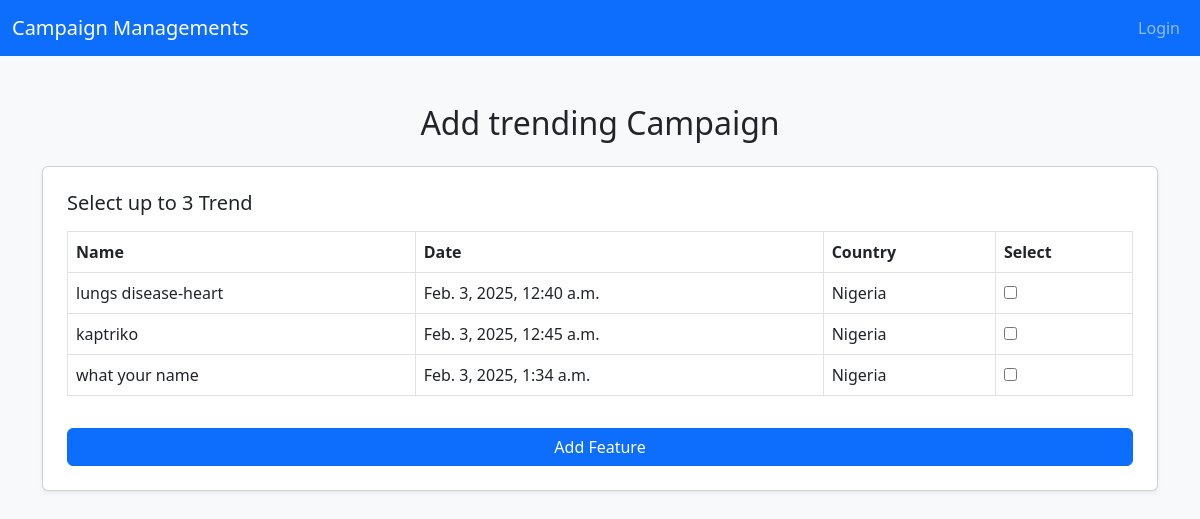
/admix/trending, run on an earlier commit of the app's database.
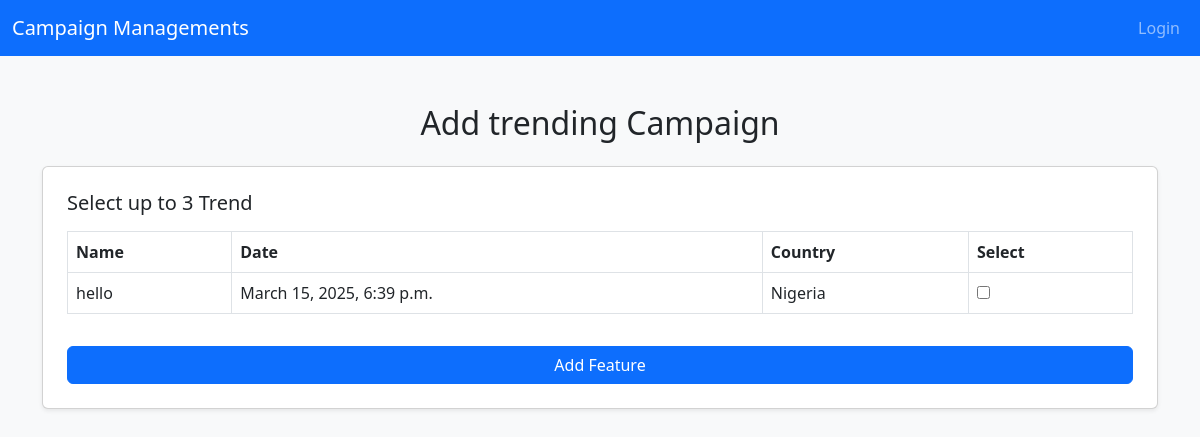
And on a later commit of the database.
### base/models.py (models this page shows, shortened)
class Campaign(models.Model):
    CATEGORY_CHOICES = [
        ('organisation/charity/npo/pbo', 'Organisation/Charity/NPO/PBO'),
        ('in loving memory of', 'In Loving Memory Of'),
        ('fire/drought/disaster/support', 'Fire/Drought/Disaster/Support'),
        ('education & training', 'Education & Training'),
        ('sport', 'sport'),
        ('Social welfare/commnity development/support', 'Social Welfare/Commnity Development/Support'),
        ('youth', 'youth'),
        ('arts & culture', 'Arts & Culture'),
        ('Nature conservation', 'Nature Conservation'),
        ('Animal Welfare/outreach', 'Animal Welfare/Outreach'),
        ('Vehicle', 'Vehicle'),
        ('Home', 'Home'),
        ('Business/App', 'Business/App'),
        ('legal', 'Legal'),
        ('Other', 'Other'),
    ]
    EVENT_CHOICE  = [
        ('aQuelle Midmar Mile 2025', 'aQuelle Midmar Mile 2025'),
        ('Hyrox johannesburg|Season 24/25', 'Hyrox johannesburg|Season 24/25'),
        ('vusa24', 'vusa24'),
        ('Comrades 2024', 'Comrades 2024'),
        ('WESEEYOU EVENT', 'WESEEYOU EVENT'),
        ('AMASHOVA DURBA CLASSIC', 'AMASHOVA DURBA CLASSIC'),
        ('IRONMAN 70.3 -2024', 'IRONMAN 70.3 -2024'),
        ('ANNUAL KIDS CHRISTMAS PARTY', 'ANNUAL KIDS CHRISTMAS PARTY'),
        ('aQuelle Midmar Mile 2025', 'aQuelle Midmar Mile 2025'),
    ]
    SECTOR_CHOICE = [
        ('child welfare','Child Welfare'),
        ('education','Education'),
        ('Community development','Community Development'),
        ('Environmental','Environmental'),
        ('Health','Health'),
        ('medical','Medical'),
    ]
    campaign_name = models.CharField( max_length=50)
    monetary = models.DecimalField( max_digits=15, decimal_places=2)
    category = models.CharField(max_length=100 , choices= CATEGORY_CHOICES)
    story = models.TextField()
    sector = models.CharField(max_length=100, choices=SECTOR_CHOICE, null=True)
    event = models.CharField(max_length=100, choices=EVENT_CHOICE)
    start_date = models.DateTimeField(auto_now_add=True)
    end_date = models.DateTimeField(auto_now_add=True)
    images = models.ImageField(upload_to='images/')
    video_url = models.URLField(max_length=1000 , blank=True)
    social_link  = models.URLField( max_length=1000, blank=True)
    address = models.CharField(max_length=100,null=True)
    address1 = models.CharField(max_length=100)
    city  = models.CharField( max_length=100)
    zipcode = models.CharField( max_length=50)
    state = models.CharField(max_length=50)
    country = CountryField(blank_label='(select country)', null=True, blank=True)
    organization_payment = models.BooleanField(default=False)
    single_payment = models.BooleanField(default=False)
    is_featured = models.BooleanField(default=False)
    user = models.ForeignKey(CustomUser, on_delete=models.CASCADE,blank=True,null=True)
    goal = models.DecimalField(max_digits=10, decimal_places=2,default=0.00)
    token = models.CharField( max_length=32, unique=True, blank=True, default=generate_unique_token)
    is_launch =models.BooleanField(default=False)
    is_status = models.BooleanField(default=False)
    is_emergency =models.BooleanField(default=False)
    is_trending = models.BooleanField(default=False)

### admix/views.py (the view)
# urls.py: path('trending',trending,name='trending'),
def trending(request):
    feature = Campaign.objects.all()
    context = {
        'feature':feature
    }
    return render (request,  'admin/trending.html',context)

### base/templates/admin/trending.html (shortened to what this page needs)
{% extends "admin/admin-base.html" %}
{% block content %}
    <link href="https://cdn.jsdelivr.net/npm/bootstrap@5.3.0/dist/css/bootstrap.min.css" rel="stylesheet">
</head>
<body class="bg-light">
    <div class="container mt-5">
        <h2 class="mb-4 text-center">Add trending Campaign</h2>
        <div class="card p-4 shadow-sm">
            <h5 class="mb-3">Select up to 3 Trend</h5>
            <table class="table table-bordered">
                <thead>
                    <tr>
                        <th>Name</th>
                        <th>Date</th>
                        <th>Country</th>
                        <th>Select</th>
                    </tr>
                </thead>
                <tbody>
                    {% if feature %}
                    {% for feature  in  feature %}
                    <tr>
                        <td>{{feature.campaign_name}}</td>
                        <td>{{feature.start_date}}</td>
                        <td>{{feature.country.name}}</td>
                        <td><input type="checkbox" data-id="{{ feature.id }}"  onchange="limitSelection()"></td>
                    </tr>
                    {% endfor %}
                    {% endif %}
                </tbody>
            </table>
            <button type="button" class="btn btn-primary mt-3" onclick="openConfirmationModal()">Add Feature</button>
        </div>
    </div>
 {% endblock content %}

What changed in the data, as far as the page shows it:
removed Campaign: campaign_name "lungs disease-heart", start_date "Feb. 3, 2025, 12:40 a.m.", country.name "Nigeria"
removed Campaign: campaign_name "kaptriko", start_date "Feb. 3, 2025, 12:45 a.m.", country.name "Nigeria"
removed Campaign: campaign_name "what your name", start_date "Feb. 3, 2025, 1:34 a.m.", country.name "Nigeria"
added Campaign: campaign_name "hello", start_date "March 15, 2025, 6:39 p.m.", country.name "Nigeria"
